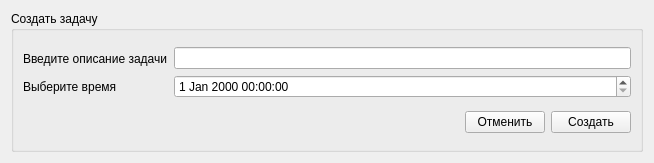
<?xml version="1.0" encoding="UTF-8"?>
<ui version="4.0">
 <class>Form</class>
 <widget class="QWidget" name="Form">
  <property name="geometry">
   <rect>
    <x>0</x>
    <y>0</y>
    <width>654</width>
    <height>163</height>
   </rect>
  </property>
  <property name="windowTitle">
   <string>Создать задачу</string>
  </property>
  <layout class="QHBoxLayout" name="horizontalLayout_3">
   <item>
    <widget class="QGroupBox" name="groupBox">
     <property name="title">
      <string>Создать задачу</string>
     </property>
     <layout class="QVBoxLayout" name="verticalLayout_3">
      <item>
       <layout class="QHBoxLayout" name="horizontalLayout_2">
        <item>
         <layout class="QVBoxLayout" name="verticalLayout">
          <item>
           <widget class="QLabel" name="label_2">
            <property name="text">
             <string>Введите описание задачи</string>
            </property>
           </widget>
          </item>
          <item>
           <widget class="QLabel" name="label">
            <property name="text">
             <string>Выберите время</string>
            </property>
           </widget>
          </item>
         </layout>
        </item>
        <item>
         <layout class="QVBoxLayout" name="verticalLayout_2">
          <item>
           <widget class="QLineEdit" name="lineEdit_task"/>
          </item>
          <item>
           <widget class="QDateTimeEdit" name="dateTimeEdit"/>
          </item>
         </layout>
        </item>
       </layout>
      </item>
      <item>
       <layout class="QHBoxLayout" name="horizontalLayout">
        <item>
         <spacer name="horizontalSpacer">
          <property name="orientation">
           <enum>Qt::Horizontal</enum>
          </property>
          <property name="sizeHint" stdset="0">
           <size>
            <width>40</width>
            <height>20</height>
           </size>
          </property>
         </spacer>
        </item>
        <item>
         <widget class="QPushButton" name="pushButton_cancel">
          <property name="text">
           <string>Отменить</string>
          </property>
         </widget>
        </item>
        <item>
         <widget class="QPushButton" name="pushButton_2">
          <property name="text">
           <string>Создать</string>
          </property>
         </widget>
        </item>
       </layout>
      </item>
     </layout>
    </widget>
   </item>
  </layout>
 </widget>
 <resources/>
 <connections/>
</ui>
